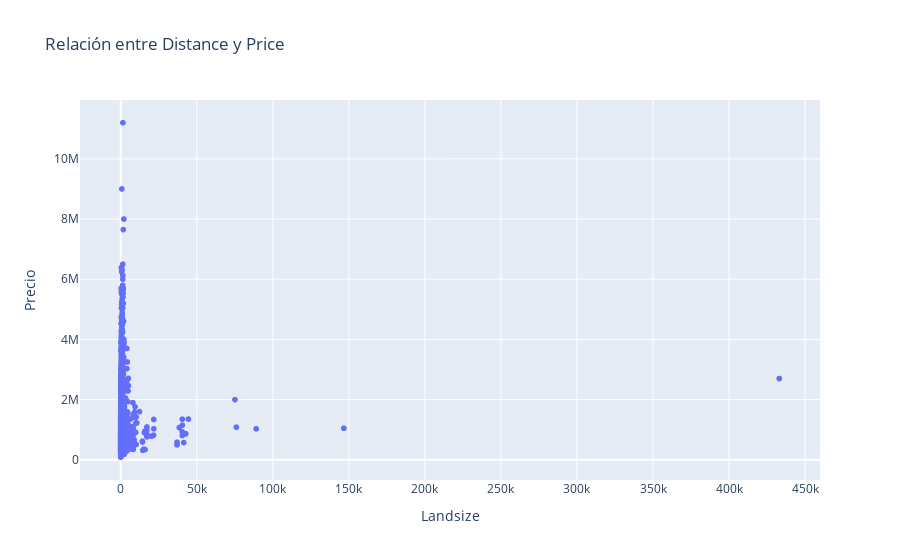

Notebook source saved alongside this figure:
### Code cell
#7
# Calcular la correlación de Spearman entre 'Landsize' y 'Price'
correlacion3= df['Landsize'].corr(df['Price'], method='spearman')
correlacion3
#

# Crear el scatterplot
fig = px.scatter(df, x='Landsize', y='Price', 
                 title='Relación entre Distance y Price',
                 labels={'Distance': 'Distancia', 'Price': 'Precio'})
fig.show()

### Figure 1 — Plotly figure (JSON) as saved in the notebook; plotly's stock layout.template omitted (floating-point values rounded to 4 significant figures; data arrays with more than 128 entries replaced by an {"elided": "..."} marker saying what was removed)
{"data": [{"hovertemplate": "Landsize=%{x}<br>Precio=%{y}<extra></extra>", "legendgroup": "", "marker": {"color": "#636efa", "symbol": "circle"}, "mode": "markers", "name": "", "showlegend": false, "type": "scattergl", "x": {"elided": "27247 int values"}, "xaxis": "x", "y": {"elided": "27247 int values"}, "yaxis": "y"}], "layout": {"legend": {"tracegroupgap": 0}, "title": {"text": "Relación entre Distance y Price"}, "xaxis": {"anchor": "y", "domain": [0, 1], "title": {"text": "Landsize"}}, "yaxis": {"anchor": "x", "domain": [0, 1], "title": {"text": "Precio"}}}}
